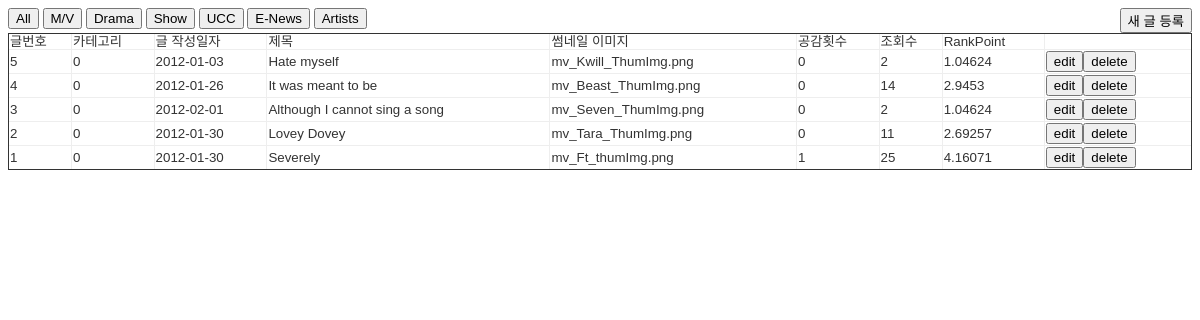
The app's page /admin/index.php?m=0 with its own data.
### tables this page shows
CREATE TABLE `contents` (
  `id` int(11) NOT NULL AUTO_INCREMENT,
  `category` int(11) NOT NULL DEFAULT '0',
  `title` varchar(200) NOT NULL,
  `date` date NOT NULL,
  `thumb_img` varchar(100) NOT NULL,
  `vod_src` text,
  `empathy` int(11) NOT NULL DEFAULT '0',
  `viewcount` int(11) NOT NULL DEFAULT '0',
  `rankpoint` float NOT NULL DEFAULT '0',
  `description` text NOT NULL,
  PRIMARY KEY (`id`)
);

### admin/index.php (the view, shortened to what this page needs)
<!DOCTYPE HTML>
<?php
$category = $_GET['m'];
?>
<html lang="en">
<head>
</head>
<body>
	<div style="width: 100%;">
		<div>
			<div style="float: left;">
				<a href="./index.php?m=6"><button>All</button></a>
				<a href="./index.php?m=0"><button>M/V</button></a>
				<a href="./index.php?m=1"><button>Drama</button></a>
				<a href="./index.php?m=2"><button>Show</button></a>
				<a href="./index.php?m=3"><button>UCC</button></a>
				<a href="./index.php?m=4"><button>E-News</button></a>
				<a href="./index.php?m=5"><button>Artists</button></a>
			</div>
			<div style="float: right;">
				<a href="./register.php"><button>새 글 등록</button></a>
			</div>
		</div>
		<div>
			<table border="1">
				<thead>
					<td>글번호</td>
					<td>카테고리</td>
					<td>글 작성일자</td>
					<td>제목</td>
					<td>썸네일 이미지</td>
					<td>공감횟수</td>
					<td>조회수</td>
					<td>RankPoint</td>
					<td>&nbsp;</td>
				</thead>
				<tbody>
					<?php
						if ($category == NULL || $category == 6)
							$query = "SELECT * FROM contents ORDER BY rankpoint desc";
						else
							$query = "SELECT * FROM contents WHERE category = " . $category . " ORDER BY id desc";
						$result = mysql_query($query);
						while($row = mysql_fetch_assoc($result))
						{
							echo "<tr>";
							echo "<td>".$row['id']."</td>";
							echo "<td>".$row['category']."</td>";
							echo "<td>".$row['date']."</td>";
							echo "<td>".$row['title']."</td>";
							echo "<td>".$row['thumb_img']."</td>";
							echo "<td>".$row['empathy']."</td>";
							echo "<td>".$row['viewcount']."</td>";
							echo "<td>".$row['rankpoint']."</td>";
							echo "<td><a href=\"./edit.php?id=".$row['id']."\"><button>edit</button></a><a href=\"./delete.php?id=".$row['id']."\"><button>delete</button></a></td>";
							echo "</tr>";
						}
					?>
				</tbody>
			</table>
		</div>
	</div>
</body>
</html>

### admin/index.php (style rules this page uses)
table { width: 100%; border: solid 1px; border-collapse:collapse;border-spacing:0; margin:0; padding:0; font-weight:normal; font-style:normal; font-size:100%; line-height:1; font-family:inherit; }
body { font-size: 10pt; font-family: Arial, Helvetica, sans-serif; color: #333333; }

### records on screen
contents: id "5", category "0", date "2012-01-03", title "Hate myself", thumb_img "mv_Kwill_ThumImg.png", empathy "0", viewcount "2", rankpoint "1.04624"
contents: id "4", category "0", date "2012-01-26", title "It was meant to be", thumb_img "mv_Beast_ThumImg.png", empathy "0", viewcount "14", rankpoint "2.9453"
contents: id "3", category "0", date "2012-02-01", title "Although I cannot sing a song", thumb_img "mv_Seven_ThumImg.png", empathy "0", viewcount "2", rankpoint "1.04624"
contents: id "2", category "0", date "2012-01-30", title "Lovey Dovey", thumb_img "mv_Tara_ThumImg.png", empathy "0", viewcount "11", rankpoint "2.69257"
contents: id "1", category "0", date "2012-01-30", title "Severely", thumb_img "mv_Ft_thumImg.png", empathy "1", viewcount "25", rankpoint "4.16071"
